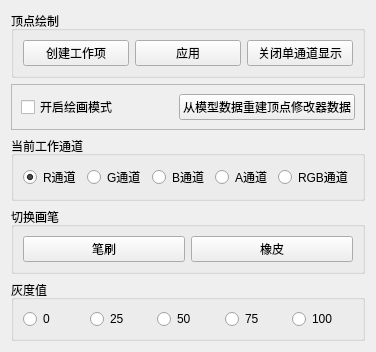
<?xml version="1.0" encoding="UTF-8"?>
<ui version="4.0">
 <class>Form</class>
 <widget class="QWidget" name="Form">
  <property name="geometry">
   <rect>
    <x>0</x>
    <y>0</y>
    <width>289</width>
    <height>333</height>
   </rect>
  </property>
  <property name="windowTitle">
   <string>Form</string>
  </property>
  <layout class="QVBoxLayout" name="verticalLayout">
   <item>
    <widget class="QGroupBox" name="groupBox_4">
     <property name="title">
      <string>顶点绘制</string>
     </property>
     <layout class="QHBoxLayout" name="horizontalLayout_4">
      <item>
       <widget class="QPushButton" name="pushButton">
        <property name="text">
         <string>创建工作项</string>
        </property>
       </widget>
      </item>
      <item>
       <widget class="QPushButton" name="pushButton_2">
        <property name="text">
         <string>应用</string>
        </property>
       </widget>
      </item>
      <item>
       <widget class="QPushButton" name="pushButton_5">
        <property name="text">
         <string>关闭单通道显示</string>
        </property>
       </widget>
      </item>
     </layout>
    </widget>
   </item>
   <item>
    <widget class="QFrame" name="frame">
     <property name="frameShape">
      <enum>QFrame::StyledPanel</enum>
     </property>
     <property name="frameShadow">
      <enum>QFrame::Raised</enum>
     </property>
     <layout class="QHBoxLayout" name="horizontalLayout_5">
      <item>
       <widget class="QCheckBox" name="checkBox">
        <property name="text">
         <string>开启绘画模式</string>
        </property>
       </widget>
      </item>
      <item>
       <widget class="QPushButton" name="pushButton_6">
        <property name="autoFillBackground">
         <bool>true</bool>
        </property>
        <property name="text">
         <string>从模型数据重建顶点修改器数据</string>
        </property>
       </widget>
      </item>
     </layout>
    </widget>
   </item>
   <item>
    <widget class="QGroupBox" name="groupBox">
     <property name="title">
      <string>当前工作通道</string>
     </property>
     <layout class="QHBoxLayout" name="horizontalLayout_3">
      <item>
       <widget class="QRadioButton" name="radioButton">
        <property name="text">
         <string>R通道</string>
        </property>
        <property name="checked">
         <bool>true</bool>
        </property>
       </widget>
      </item>
      <item>
       <widget class="QRadioButton" name="radioButton_2">
        <property name="text">
         <string>G通道</string>
        </property>
        <property name="checked">
         <bool>false</bool>
        </property>
       </widget>
      </item>
      <item>
       <widget class="QRadioButton" name="radioButton_3">
        <property name="text">
         <string>B通道</string>
        </property>
       </widget>
      </item>
      <item>
       <widget class="QRadioButton" name="radioButton_4">
        <property name="text">
         <string>A通道</string>
        </property>
       </widget>
      </item>
      <item>
       <widget class="QRadioButton" name="radioButton_10">
        <property name="text">
         <string>RGB通道</string>
        </property>
       </widget>
      </item>
     </layout>
    </widget>
   </item>
   <item>
    <widget class="QGroupBox" name="groupBox_2">
     <property name="title">
      <string>切换画笔</string>
     </property>
     <layout class="QHBoxLayout" name="horizontalLayout">
      <item>
       <widget class="QPushButton" name="pushButton_3">
        <property name="text">
         <string>笔刷</string>
        </property>
       </widget>
      </item>
      <item>
       <widget class="QPushButton" name="pushButton_4">
        <property name="text">
         <string>橡皮</string>
        </property>
       </widget>
      </item>
     </layout>
    </widget>
   </item>
   <item>
    <widget class="QGroupBox" name="groupBox_3">
     <property name="title">
      <string>灰度值</string>
     </property>
     <layout class="QHBoxLayout" name="horizontalLayout_2">
      <item>
       <widget class="QRadioButton" name="radioButton_5">
        <property name="text">
         <string>0</string>
        </property>
       </widget>
      </item>
      <item>
       <widget class="QRadioButton" name="radioButton_6">
        <property name="text">
         <string>25</string>
        </property>
       </widget>
      </item>
      <item>
       <widget class="QRadioButton" name="radioButton_7">
        <property name="text">
         <string>50</string>
        </property>
       </widget>
      </item>
      <item>
       <widget class="QRadioButton" name="radioButton_8">
        <property name="text">
         <string>75</string>
        </property>
       </widget>
      </item>
      <item>
       <widget class="QRadioButton" name="radioButton_9">
        <property name="text">
         <string>100</string>
        </property>
       </widget>
      </item>
     </layout>
    </widget>
   </item>
  </layout>
 </widget>
 <resources/>
 <connections/>
</ui>
